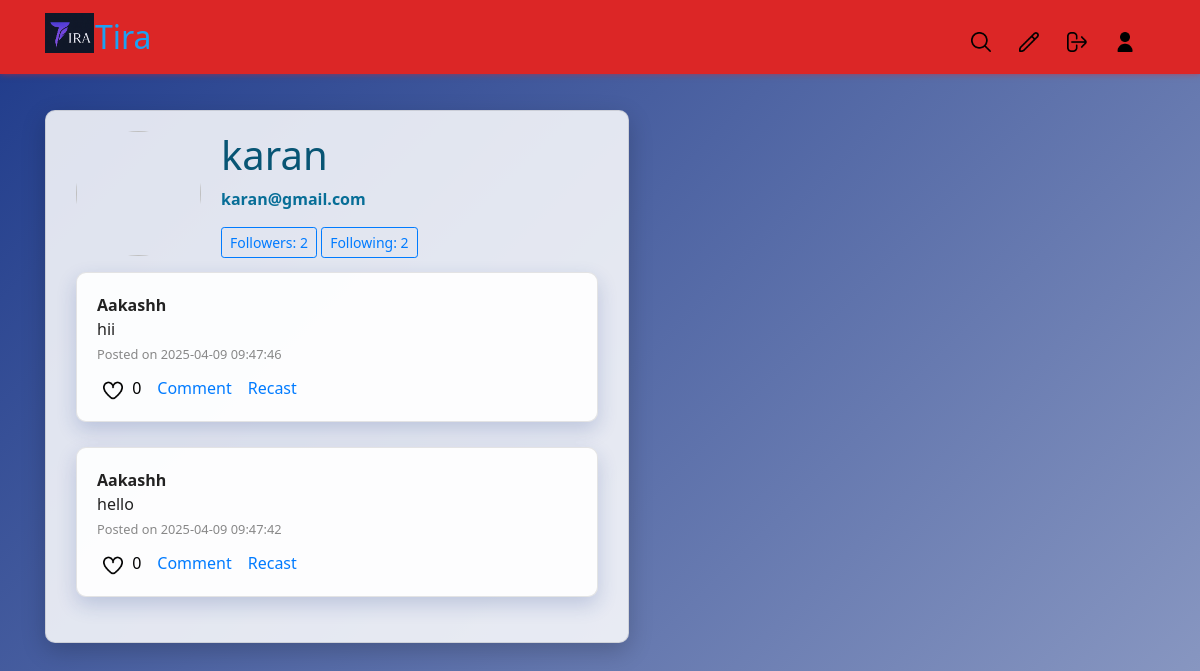
/dashboard/Aakashh (signed in), run on the app's committed database.
### project/model.py (models this page shows, shortened)
class User(db.Model, UserMixin):
    id = db.Column(db.Integer, primary_key=True)
    username = db.Column(db.String(20), unique=True, nullable=False)
    email = db.Column(db.String(120), unique=True, nullable=False)
    image_file = db.Column(db.String(20), nullable=False, default='default.jpg')
    password = db.Column(db.String(60), nullable=False)
    posts = db.relationship('Post', backref='author', lazy=True)
    followers = db.relationship('Follow', foreign_keys='Follow.following', backref='followed', lazy='dynamic')
    followings = db.relationship('Follow', foreign_keys='Follow.follower', backref='follower_user', lazy='dynamic')
    sent_messages = db.relationship('ChatMessage', foreign_keys='ChatMessage.sender_id', backref='sender', lazy=True)
    received_messages = db.relationship('ChatMessage', foreign_keys='ChatMessage.receiver_id', backref='receiver', lazy=True)

class Post(db.Model):
    id = db.Column(db.Integer, primary_key=True)
    content = db.Column(db.Text, nullable=False)
    date_posted = db.Column(db.DateTime, nullable=False, default=datetime.utcnow)
    is_public = db.Column(db.Boolean, default=True)
    like_counter = db.Column(db.Integer, default=0)
    user_id = db.Column(db.Integer, db.ForeignKey('user.id'), nullable=False)
    user = db.relationship('User', backref=db.backref('user_posts', lazy=True))

### project/routes.py (the view)
@app.route('/dashboard/<username>')
@login_required
def dashboard(username):
    user = User.query.filter_by(username=username).first_or_404()
    posts = Post.query.filter_by(user_id=user.id).order_by(Post.date_posted.desc()).all()
    return render_template("dashboard.html", user=user, posts=posts)

### project/model.py (called while the page is built)
@login_manager.user_loader
def load_user(user_id):
    return User.query.get(int(user_id))

### project/routes.py (called while the page is built)
@app.before_request
def before_request():
    g.user = current_user if current_user.is_authenticated else None

### project/templates/dashboard.html (shortened to what this page needs)
{% extends "layout2.html" %}
{% block content %}
<div class="content-section">
    <div class="media">
      <img class="rounded-circle account-img" src="{{ image_file }}">
      <div class="media-body">
        <h2 class="account-heading" style="color: rgb(8, 85, 116);">{{ current_user.username }}</h2>
        <p class="text-secondary" style="font-weight: bold">{{ current_user.email }}</p>
        <div style="margin-top: 10px;">
          <a href="{{ url_for('followers', username=current_user.username) }}" class="btn btn-outline-primary btn-sm">Followers: {{ current_user.followers.count() }}</a>
          <a href="{{ url_for('followings', username=current_user.username) }}" class="btn btn-outline-primary btn-sm">Following: {{ current_user.followings.count() }}</a>
        </div>
      </div>
    </div>
    {% for post in posts %}
    <div class="post-box">
    <div style="display: flex; justify-content: space-between; align-items: center;">
        <p><strong>{{ post.author.username }}</strong></p>
    </div>
    <p>{{ post.content }}</p>
    <small style="color: #888;">Posted on {{ post.date_posted.strftime('%Y-%m-%d %H:%M:%S') }}</small>
    <div style="margin-top: 10px; display: flex; gap: 10px; align-items: center;">
        <form action="{{ url_for('toggle_like1', post_id=post.id) }}" method="POST" style="display: inline;">
            <button type="submit" style="border: none; background: none; cursor: pointer;">
                {% if post.id in liked_posts %}
                    <img src="/static/heart1.png" alt="Liked" style="width: 20px; height: 20px; margin-right: 5px;">
                {% else %}
                    <img src="/static/heart.png" alt="Like" style="width: 20px; height: 20px; margin-right: 5px;">
                {% endif %}
                {{ post.like_counter }}
            </button>
        </form>
        <a style="text-decoration: none; color: #007bff;">
             Comment
        </a>
            <button type="submit" style="border: none; background: none; cursor: pointer; color: #007bff;">
                 Recast
            </button>
    </div>
</div>
{% else %}
<p>No posts to display.</p>
{% endfor %}
</div>
{% endblock content %}

### project/static/css/main.css (style rules this page uses)
body { font-family: 'Segoe UI', sans-serif; margin: 0; padding: 0; background: linear-gradient(135deg, #1e3a8a, #ffffff, #dc2626); background-size: 400% 400%; animation: gradientShift 15s ease infinite; color: #14142b; display: flex; flex-direction: column; align-items: center; min-height: 100vh; }
h1, h2, h3, h4, h5, h6 { color: #1e3a8a; }
.content-section { background-color: rgba(255, 255, 255, 0.85); color: #111; padding: 20px 30px; border-radius: 10px; margin: 30px 0; border: 1px solid rgba(0, 0, 0, 0.1); box-shadow: 0 8px 25px rgba(0, 0, 0, 0.2); width: 80%; }
.account-img { height: 125px; width: 125px; margin-right: 20px; margin-bottom: 16px; border-radius: 50%; }
.account-heading { font-size: 2.5rem; color: #1e3a8a; }
.text-secondary { color: rgb(7, 110, 151) !important; }
.post-box { border: 1px solid rgba(0, 0, 0, 0.1); border-radius: 10px; padding: 20px; margin-bottom: 25px; background-color: rgba(255, 255, 255, 0.9); color: #222; box-shadow: 0 8px 20px rgba(30, 58, 138, 0.2); transition: transform 0.2s ease, box-shadow 0.2s ease; }
.post-box small { color: #555; }
.post-box p { margin: 0; color: #222; }

### data on the page
User: username "karan", email "karan@gmail.com"
Post: author.username "Aakashh", content "hii", date_posted "2025-04-09 09:47:46", like_counter "0"
Post: author.username "Aakashh", content "hello", date_posted "2025-04-09 09:47:42", like_counter "0"

### other printed values
{{ current_user.followers.count() }} "2"
{{ current_user.followings.count() }} "2"
